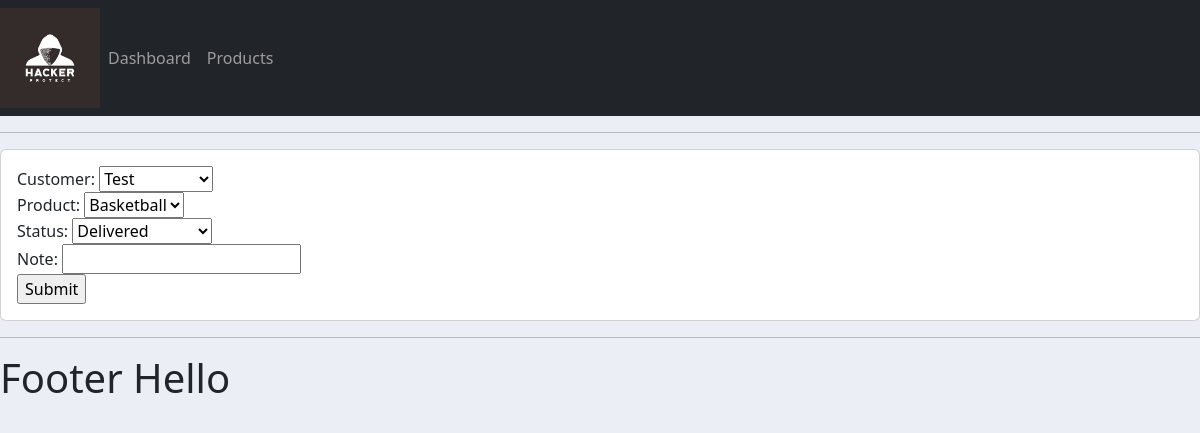
The app's page /update_order/12/ with its own data.
### accounts/models.py (models this page shows, shortened)
class Order(models.Model):
    customer =models.ForeignKey(Customer,null = True , on_delete = models.SET_NULL)
    product = models.ForeignKey(Product,null = True , on_delete = models.SET_NULL)
    STATUS = [
            ("Pending", 'Pending'),
            ('Out for delivery' , 'Out for delivery'),
            ('Delivered','Delivered')
    ]
    date_created = models.DateField(auto_now_add = True, null = True)
    status = models.CharField(max_length = 50 , null = True , choices = STATUS)
    note = models.CharField(max_length = 50 , null = True)

### accounts/views.py (the view)
# urls.py: path('update_order/<str:pk>/',views.updateOrder , name = "update_order"),
def updateOrder(request,pk):
    order = Order.objects.get(id = pk)
    form = OrderForm(instance = order)
    if request.method == 'POST':
        form = OrderForm(request.POST, instance=order)
        if form.is_valid():
            form.save()
            return redirect('/')
    context = {'form':form}
    return render(request,'accounts/order_form.html',context)

### accounts/forms.py
class OrderForm(ModelForm):
    class Meta:
        model = Order
        fields = '__all__'

### accounts/models.py (called while the page is built)
    def __str__(self):
        return self.name

    def __str__(self):
        return self.name

### accounts/templates/accounts/order_form.html (shortened to what this page needs)
{%  extends 'accounts/main.html' %}
{% load static %}
{% block content %}
<div class = "row">
    <div class = "col_md_6">
        <div class = "card card-body">
<form method="post">
    {{form}}
    <input type="submit" name = "submit">
</form>
</div>
</div>
</div>
{% endblock %}

### static/css/main.css (style rules this page uses)
body { background-color: #ebeff5; }

### records on screen
Order: customer "Test", product "Basketball", status "Delivered"
